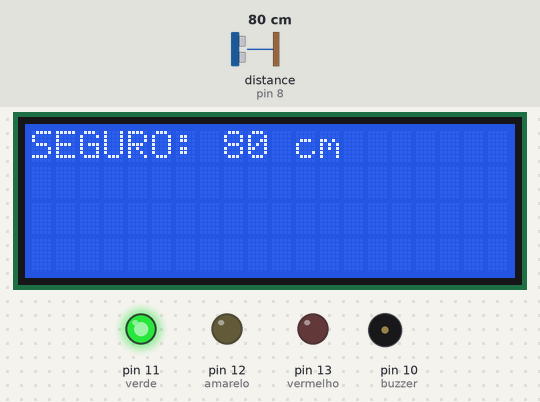
Recording of a sketch running on a simulated Arduino Uno, built with avr-gcc and run on an emulated ATmega328P. Shown: 20×4 character LCD, output pins drawn as LEDs (lit = HIGH), buzzer (waves = sounding). Wiring (inferred from the names in the program): ultrasonic range finder: trigger pin 9; echo pin 8. Inputs (shaded band) come from the test bench; at power-on: distance to the obstacle (sensor on pin 8) 80 cm. The echo pulse lasts 58.3 µs per cm; pins used as bus, display or sensor lines are not drawn; what the sketch prints to the serial monitor is not drawn.

Above: at 1.2 s.
1.3 s: distance to the obstacle (sensor on pin 8) set to 13 cm
At 2.3 s:
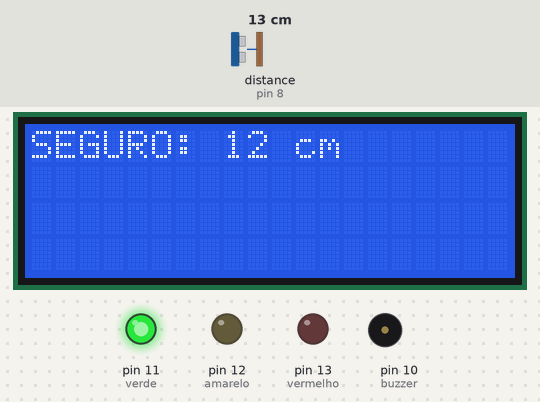
2.8 s: distance to the obstacle (sensor on pin 8) set to 10 cm
At 3.5 s:
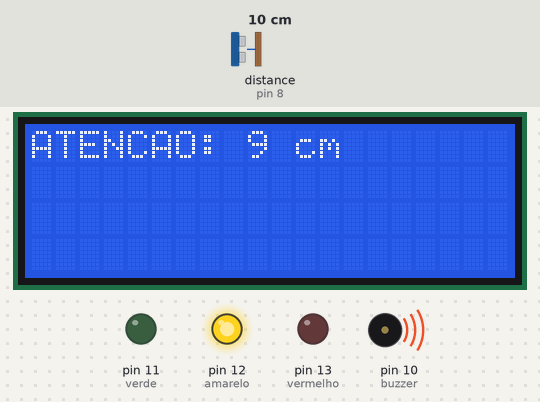
5.8 s: distance to the obstacle (sensor on pin 8) set to 7 cm
8.5 s: distance to the obstacle (sensor on pin 8) set to 4 cm
At 9.94 s:
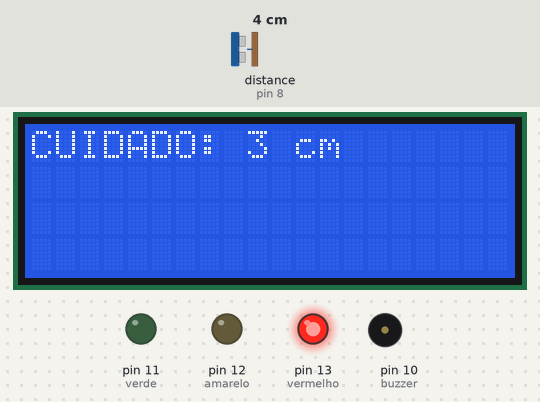
10.9 s: distance to the obstacle (sensor on pin 8) set to 2 cm
At 11.69 s:
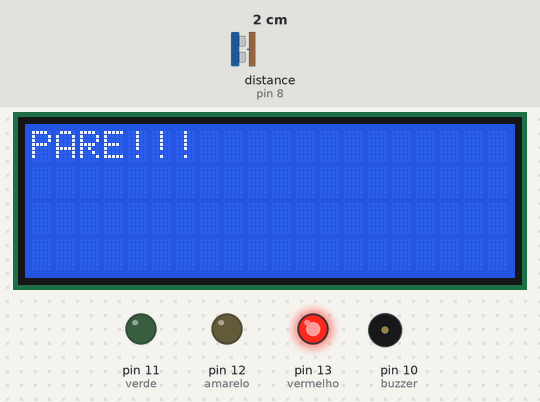
Timing chart, 0 to 14.2 s (numbered marks = the images above; inputs shaded):
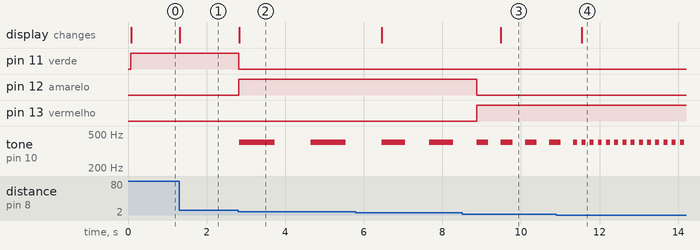

Measured:
- the behaviour switches between 12 and 11 cm on distance to the obstacle (sensor on pin 8) (found by bisection; images 1 and 2)
- the behaviour switches between 6 and 5 cm on distance to the obstacle (sensor on pin 8) (found by bisection; images 2 and 3)
- after the input at 1.3 s, the display: changes at once (image 1)
- after the input at 2.8 s, pin 11 (verde): HIGH → LOW at once; pin 12 (amarelo): LOW → HIGH at once; tone on pin 10 (buzzer): alternates 400 Hz for 0.90 s and silent for 0.91 s, starting at once; the display: changes at once (image 2)
- after the input at 8.5 s, pin 12 (amarelo): HIGH → LOW after 0.37 s; pin 13 (vermelho): LOW → HIGH after 0.37 s; tone on pin 10 (buzzer): alternates 400 Hz for 0.30 s and silent for 0.31 s, starting after 0.67 s; the display: changes after 0.99 s (image 3)
- after the input at 10.9 s, the display: changes after 0.64 s (image 4)

The sketch:

P11-Estacionamento.ino
```cpp
//Estacionamento
//lcd
#include <LiquidCrystal_I2C.h>

LiquidCrystal_I2C lcd(0x27, 20, 4);

//leds
#define vermelho 13
#define amarelo 12
#define verde 11

//buzzer
#define buzzer 10

//sensor de distancia
#define trig 9
#define echo 8
long duracao,  distancia;

int mili;
int diferente;

void setup()
{
pinMode(vermelho, OUTPUT);
pinMode(amarelo, OUTPUT);
pinMode(verde, OUTPUT);

pinMode(trig, OUTPUT);
pinMode(echo, INPUT);

pinMode(buzzer, OUTPUT);

lcd.init();
lcd.backlight();

 Serial.begin(9600);
}

void loop()
{
  //sensor de distancia e calculo
digitalWrite(trig, 0);
delayMicroseconds(10);
digitalWrite(trig, 1);
delayMicroseconds(10);
digitalWrite(trig, 0);

  duracao = pulseIn(echo, 1);
  distancia = duracao/58;

  Serial.println(distancia);

  mili = distancia*100;

  if(distancia >10){
  digitalWrite(verde, 1);
  digitalWrite(amarelo, 0);
  digitalWrite(vermelho, 0);

    if (diferente != 0){
      lcd.clear();
      diferente = 0;
    }
  lcd.setCursor(0,0);
  lcd.print("SEGURO: ");
  lcd.print(distancia);
  lcd.print(" cm");

  }
  else if(distancia <= 10 && distancia >=5){
  digitalWrite(verde, 0);
  digitalWrite(amarelo, 1);
  digitalWrite(vermelho, 0);

    if (diferente != 1){
      lcd.clear();
      diferente = 1;
    }
  lcd.setCursor(0,0);
  lcd.print("ATENCAO: ");
  lcd.print(distancia);
  lcd.print(" cm");

  tone(buzzer, 400);
  delay(mili);
  noTone(buzzer);
  delay(mili);
  }
  else{
  digitalWrite(verde, 0);
  digitalWrite(amarelo, 0);
  digitalWrite(vermelho, 1);

  tone(buzzer, 400);
  delay(mili);
  noTone(buzzer);
  delay(mili);

    if(distancia>2){
     if (diferente != 2){
      lcd.clear();
      diferente = 2;
    }
    lcd.setCursor(0,0);
  	lcd.print("CUIDADO: ");
  	lcd.print(distancia);
  	lcd.print(" cm");
    }
    else{
    if (diferente != 3){
      lcd.clear();
      diferente = 3;
    }
    lcd.setCursor(0,0);
  	lcd.print("PARE!!! ");
    }
  }
}
```
